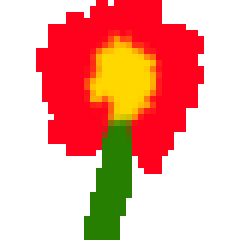
#> input picture image_gen/flower/base.png, 40 x 40 px (shown 6 times larger)
$ python flower_combine.py
#> lines starting #> are read from the running program, lines starting #| are printed output that depends on the picture
### image_gen/base.py

import cv2
import numpy as np


def applyMatrix(img, matrix):
    #applies a 4x4 matrix to each pixel of image
    #recall that arithmetic is done mod 256, so might want to normalize
    return np.dot(img, np.transpose(matrix))

def whitenAlpha(img):
    #r, g, b = alpha
    return applyMatrix(img,np.array([[0,0,0,1],[0,0,0,1],[0,0,0,1],[0,0,0,1]]))

def whitenBrightness(img):
    #r, g, b = (r+g+b)/3
    #again, alpha is unaffected
    return applyMatrix(img,np.array([[1/3,1/3,1/3,0],[1/3,1/3,1/3,0],[1/3,1/3,1/3,0],[0,0,0,1]]))

# [5 lines left out: function toColor, not called in this run]

def toColorBrightness(img,b,g,r):
    #b, g, r are numbers from 0 to 1.
    #blue part <= brightnesss*blue number as input
    #similar for the others
    return applyMatrix(whitenBrightness(img),np.array([[b,0,0,0],[g,0,0,0],[r,0,0,0],[0,0,0,1]]))


def addTransparent(img1, img2):
    #uses img2's alpha channel
    #img1's alpha is completely ignored and unaffected
    #remember: 0 is fully transparent, 255 (scaled to 1 here) is opaque
    #img1's value = (1 - img2's alpha) * img1's value + (img2's alpha) * img2's value
    #mutates img1
    alphas = 1/255 * img2[:,:,3]
    oneMinus = np.full(img1.shape[0:2], 1) - alphas
    for i in range(3):
        img1[:,:,i] = np.multiply(oneMinus, img1[:,:,i]) + np.multiply(alphas, img2[:,:,i]) #component wise multiplication


# img1's alpha = img2's alpha. All else unchanged
def copyTransparency(img1, img2):
    img1[:,:,3] = img2[:,:,3]
#first "real" example

#define colors
colors = {
    "blue":[1,0,0],
    "green":[0,1,0],
    "red":[0,0,1],
    "silver":[0.5,0.5,0.5],
    "yellow":[0,1,1],
    "purple":[1,0,0.7],
    "black":[0,0,0],
    "cyan":[1,1,0],
    "gray1":[0.1,0.1,0.1],
    "gray2":[0.2,0.2,0.2],
    "gray3":[0.3,0.3,0.3],
    "white":[1,1,1],

}

### image_gen/flower/flower_combine.py

import cv2
import numpy as np
import sys

sys.path.append("C:/Users/theleader/Desktop/games/toposort_game/image_gen")
#print(sys.path)
from base import *


for color in ["blue","green","red","yellow","black","purple","silver"]:
            base = cv2.imread("base.png",cv2.IMREAD_UNCHANGED)
#> base is the input picture: shape (40, 40, 4); mean B, G, R, A 154.8, 169.9, 240.2, 77.7
            filler = cv2.imread("filler.png",cv2.IMREAD_UNCHANGED)
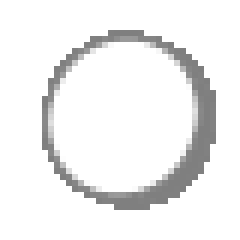
#> input picture image_gen/coin/filler.png, 40 x 40 px, found by its file name (shown 6 times larger)
#> filler is the input picture: shape (40, 40, 4); mean B, G, R, A 239.2, 239.2, 239.2, 102.7
            addTransparent(base, toColorBrightness(filler, colors[color][0], colors[color][1], colors[color][2]))
#> in applyMatrix (call 2), `return np.dot(img, np.transpose(matrix))`:
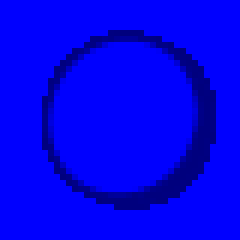
#> returned value: shape (40, 40, 4) float64 (shown 6 times larger); mean of channels 0, 1, 2, 3 239.2, 0, 0, 102.7; drawn as B, G, R
#> in addTransparent, `alphas = 1/255 * img2[:,:,3]`:
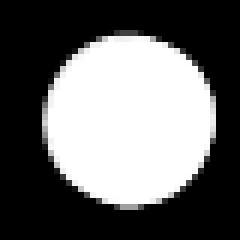
#> alphas: shape (40, 40) float64 (shown 6 times larger); min 0, max 1, mean 0.403
#> in addTransparent, `oneMinus = np.full(img1.shape[0:2], 1) - alphas`:
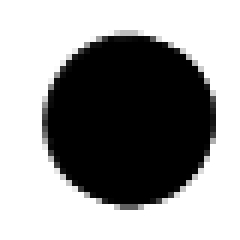
#> oneMinus: shape (40, 40) float64 (shown 6 times larger); min 0, max 1, mean 0.597
#> after the loop in addTransparent, `for i in range(3):`:
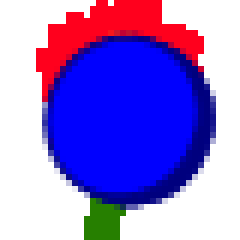
#> img1: shape (40, 40, 4) (shown 6 times larger); mean B, G, R, A 213.1, 122.7, 147.2, 77.7
            cv2.imwrite("output/flower_" + color +".png", base) #gem color , circle color
            print(f"""
 "{color} flower" : {{
                "name" : "{color} flower" ,
                "image" : "flower_{color}.png",
                "subtype1" : "flower",
                "subtype2" : "",
                "color": "{color}"
                 }},

""")
